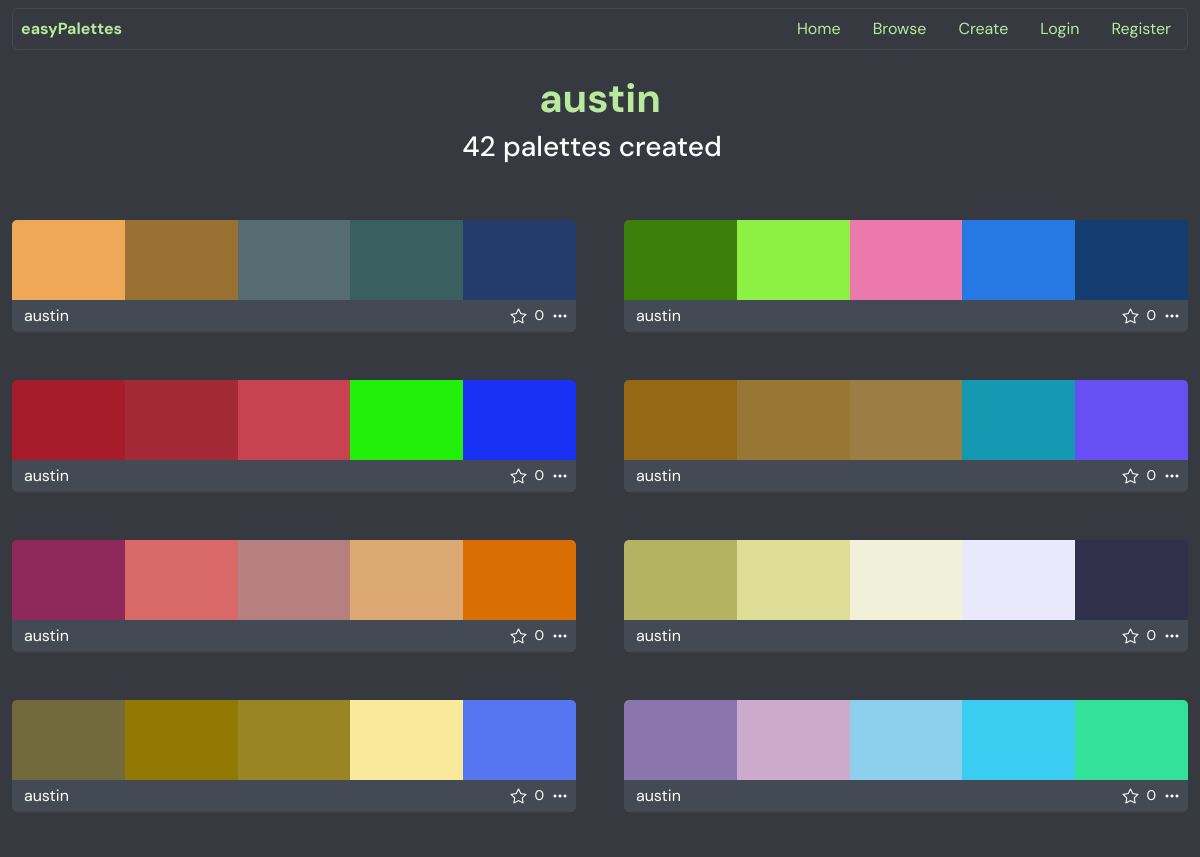
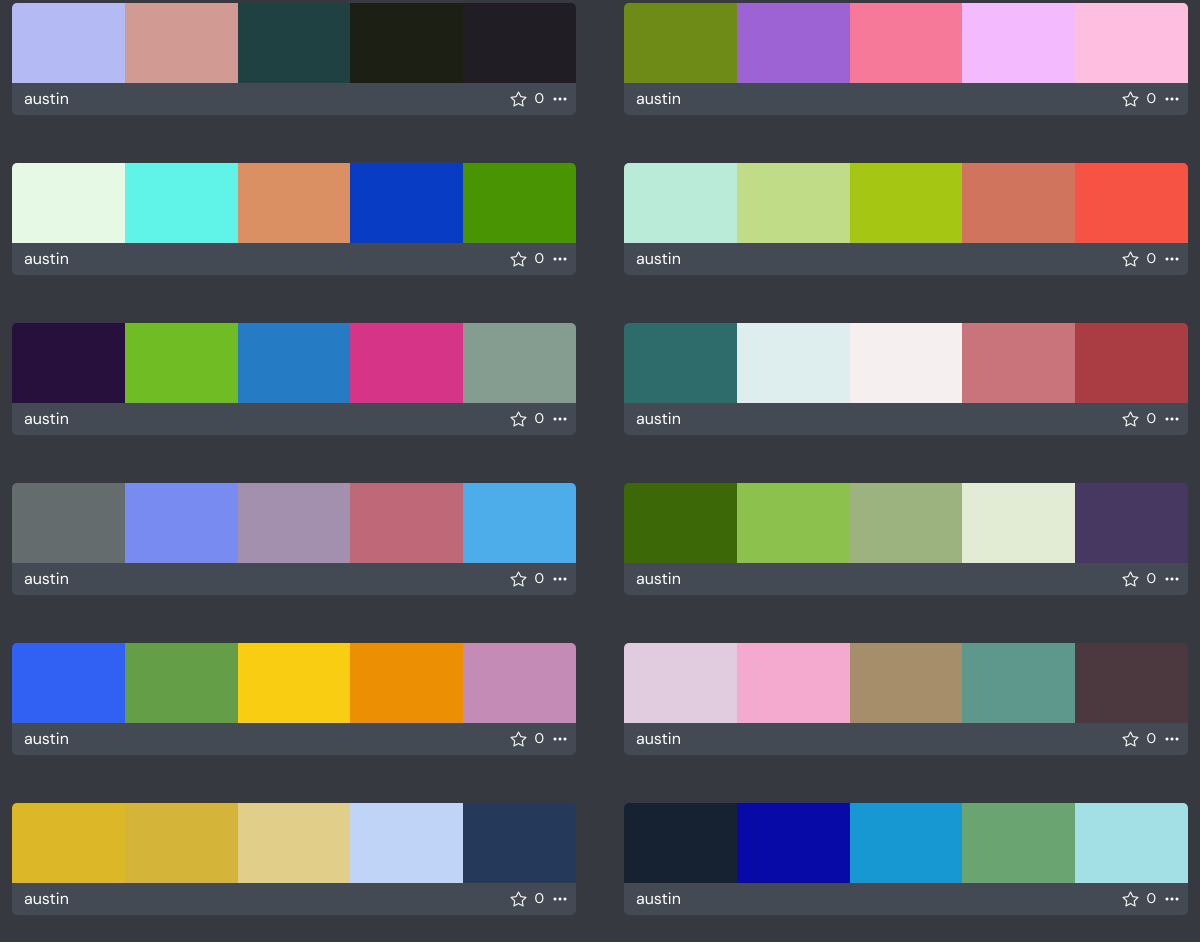
The app's page /profile/austin with its own data (2 pictures, top to bottom).
### palettes/models.py (models this page shows, shortened)
class Palette(models.Model):
    user = models.ForeignKey(User, on_delete=models.CASCADE)
    name = models.CharField(max_length=50)
    colors = models.JSONField()
    time = models.DateTimeField(auto_now_add=True)
    class Meta:
        constraints = [
            models.UniqueConstraint(fields=['user', 'name'], name='unique_palette_name_per_user')
        ]
        indexes = [
            models.Index(fields=['time', 'id']),
            models.Index(fields=['-time', '-id'])
        ]

### palettes/views.py (the view)
# urls.py: path('profile/<str:username>', views.profile, name='profile'),
def profile(request, username):
    profile_user = User.objects.get(username=username)
    palettes = Palette.objects.filter(user=profile_user).order_by('-time', '-id')[:20]
    num_palettes = Palette.objects.filter(user=profile_user).count()
    liked_palettes = Palette.objects.filter(like__user=profile_user).order_by('-like__time')[:20]
    num_liked = Palette.objects.filter(like__user=profile_user).count()
    likes = Like.objects.filter(palette__user=profile_user)
    liked_palette_ids = []
    if request.user.is_authenticated:
        liked_palette_ids = Like.objects.filter(user=request.user).values_list("palette_id", flat=True)
    return render(request, "palettes/profile.html", {
        "profile_user": profile_user,
        "palettes": palettes,
        "likes": likes,
        "liked_palette_ids": liked_palette_ids,
        "num_palettes": num_palettes,
        "page_type": 'profile',
        "profile_username": profile_user.username,
        "liked_palettes": liked_palettes,
        "num_liked": num_liked
    })

### palettes/templates/palettes/profile.html (shortened to what this page needs)
{% extends "palettes/layout.html" %}
{% block content %}
<div class="mt-4 mb-5">
    <h1 class="text-center w-100" style="color: #B7EB9B; font-weight: bold;">{{ profile_user.username }}</h1>
    <div class="d-flex d-inline-flex justify-content-center w-100">
        <h3 id="showCreatedBtn" class="me-3" style="color: white; cursor: pointer;">{{ num_palettes }} palettes created</h3>
    </div>
</div>
<div id="createdView" class="palette-grid mb-5 view active" data-total="{{ num_palettes }}">
    {% for palette in palettes %}
    <div class="palette" data-time="{{ palette.time|date:'c' }}" data-id="{{ palette.id }}">
        <div class="color-strip d-flex">
            {% for color in palette.colors %}
            <div class="color-block"
                style="background-color: {{ color }}; {% if forloop.first %}border-top-left-radius: 5px;{% endif %}{% if forloop.last %}border-top-right-radius: 5px;{% endif %}">
            </div>
            {% endfor %}
        </div>
        <div class="d-flex palette-footer align-items-center justify-content-between"
            style="border-bottom-left-radius: 5px; border-bottom-right-radius: 5px;">
            <p class="p-1 my-0 ms-2"><a href="{% url 'profile' palette.user.username %}" class="text-decoration-none"
                    style="color: white;">{{ palette.user.username }}</a></p>
            <div class="d-flex align-items-center">
                <div class="d-flex d-inline-flex align-items-center justify-content-center">
                    {% if palette.id in liked_palette_ids %}
                    <i class="like-btn bi bi-star-fill me-2" style="cursor: pointer; color: white;"></i>
                    {% else %}
                    <i class="like-btn bi bi-star me-2" style="cursor: pointer; color: white;"></i>
                    {% endif %}
                </div>
                <small class="d-flex align-items-center me-2 like-count" style="color: white;">0</small>
                <i class="bi bi-three-dots me-2" data-bs-toggle="dropdown" aria-expanded="false"
                    style="cursor: pointer; color: white;"></i>
            </div>
        </div>
    </div>
    {% endfor %}
</div>
{% endblock %}

### palettes/static/palettes/styles.css (style rules this page uses)
.palette-grid, .liked-grid { display: grid; grid-template-columns: repeat(auto-fill, minmax(400px, 1fr)); gap: 3rem; }
.palette { width: 100%; }
.palette-footer { background-color: #444A53; }
.color-strip { display: grid; grid-template-columns: repeat(5, 1fr); width: 100%; height: 80px; overflow: hidden; }
.color-block { width: 100%; height: 100%; }
body { background-color: #36393F; }
* { font-family: 'DM Sans'; }
.view { position: absolute; top: 0; left: 0; width: 100%; visibility: hidden; opacity: 0; pointer-events: none; transition: opacity 0.2s ease; }
.view.active { position: relative; visibility: visible; opacity: 1; pointer-events: auto; }

### records on screen
Palette: user.username "austin"
Palette: user.username "austin"
Palette: user.username "austin"
Palette: user.username "austin"
Palette: user.username "austin"
Palette: user.username "austin"
Palette: user.username "austin"
Palette: user.username "austin"
Palette: user.username "austin"
Palette: user.username "austin"
Palette: user.username "austin"
Palette: user.username "austin"
Palette: user.username "austin"
Palette: user.username "austin"
Palette: user.username "austin"
Palette: user.username "austin"
Palette: user.username "austin"
Palette: user.username "austin"
Palette: user.username "austin"
Palette: user.username "austin"

### other values on screen
{{ profile_user.username }} "austin"
{{ num_palettes }} "42"
